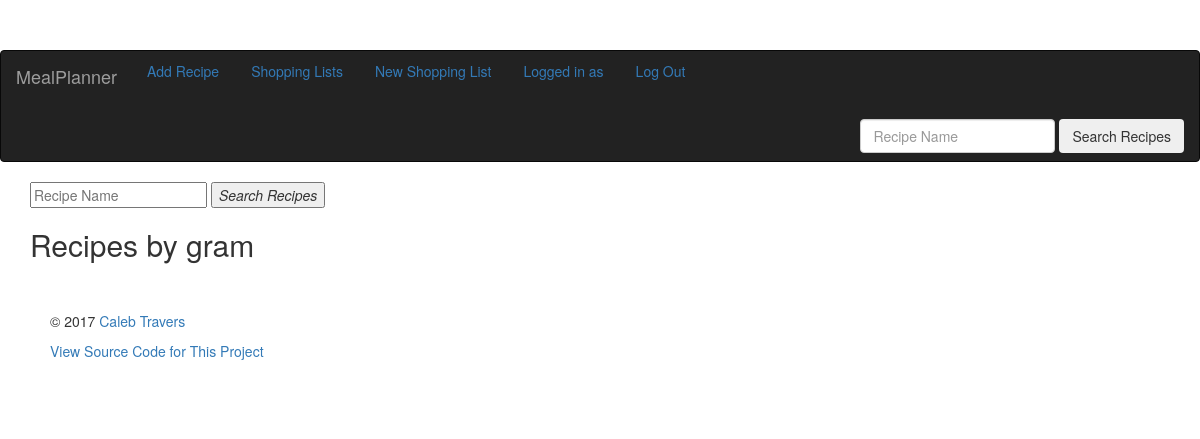
Before: /mealplanner/user/5/ with the older database file.
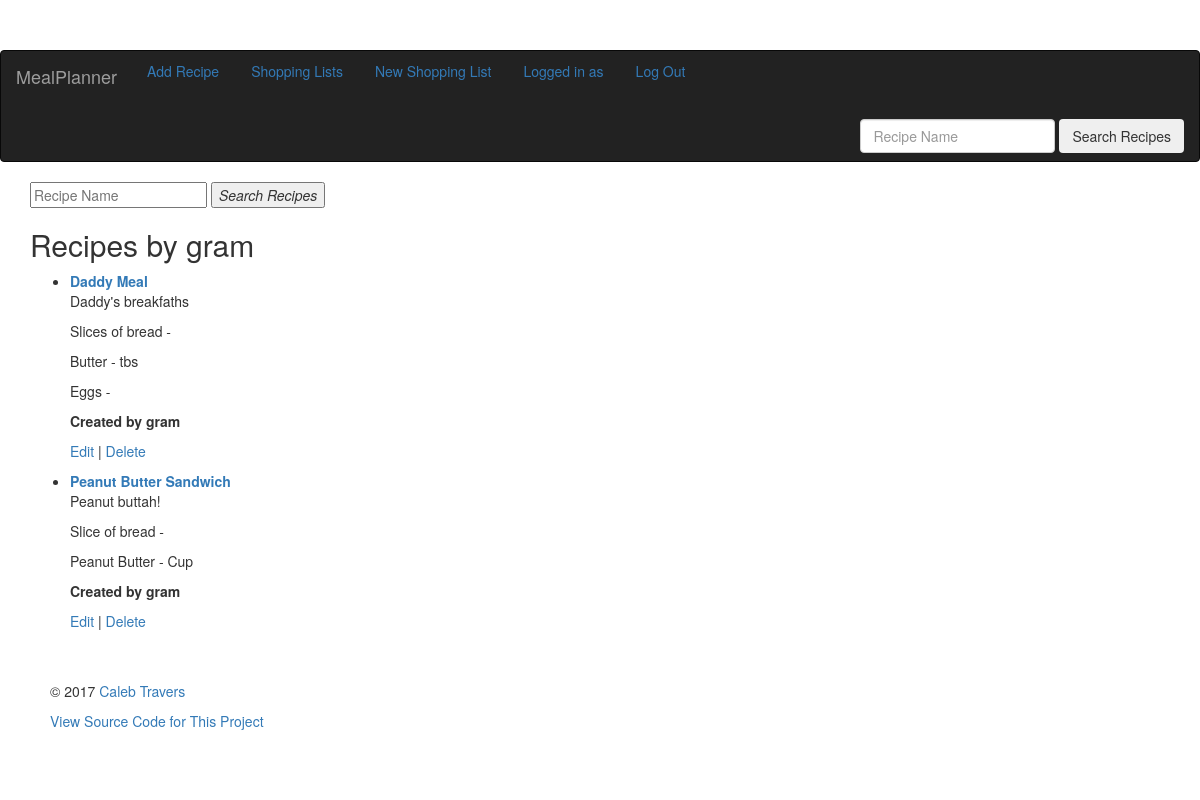
After: the same page with the newer database file.
### mealplanner/models.py (models this page shows, shortened)
class Recipe(models.Model):
    name = models.CharField(max_length=100)
    created = models.DateTimeField(auto_now_add = True)
    text = models.CharField(max_length=255)
    author = models.ForeignKey(User, blank=True, null=True)
    class Meta:
        ordering = ('name',)

class Ingredient(models.Model):
    CUP = 'CP'
    TABLESPOON = 'TB'
    TEASPOON = 'TS'
    POUND = 'LB'
    OUNCE = 'OZ'
    FLOUNCE = 'FO'
    NONE = 'NA'
    PRODUCE = 'PR'
    SPICES = 'SP'
    DAIRY = 'DY'
    MEAT = 'MT'
    FREEZER = 'FR'
    BAKING = 'BK'
    BAKERY = 'BY'
    CANNED = 'CN'
    UNIT_OF_MEASURE_CHOICES = (
        (CUP, 'Cup'),
        (TABLESPOON, 'tbs'),
        (TEASPOON, 'tsp'),
        (POUND, 'lb'),
        (OUNCE, 'oz'),
        (FLOUNCE, 'fl oz'),
        (NONE, 'none'),
    )
    CATEGORY_CHOICES = (
        (PRODUCE, 'Produce'),
        (SPICES, 'Spices'),
        (DAIRY, 'Dairy'),
        (MEAT, 'Meat'),
        (FREEZER, 'Refridgerated / Freezer'),
        (BAKING, 'Baking'),
        (BAKERY, 'Bakery'),
        (CANNED, 'Canned / Packaged'),
    )
    name = models.CharField(max_length=55)
    recipe = models.ForeignKey(Recipe)
    category = models.CharField(
        max_length=2,
        choices=CATEGORY_CHOICES,
    )
    quantity = DecimalFractionField(
        max_digits=4,
        decimal_places=2,
        limit_denominator=8,
        coerce_thirds=True,
    )
    unitOfMeasure = models.CharField(
        max_length=2,
        choices=UNIT_OF_MEASURE_CHOICES,
        default=CUP,
    )
    quantity_2 = DecimalFractionField(
        max_digits=4,
        decimal_places=2,
        limit_denominator=8,
        coerce_thirds=True,
        default=0,
        )
    unitOfMeasure_2 = models.CharField(
        max_length=2,
        choices=UNIT_OF_MEASURE_CHOICES,
        default=NONE,
    )
    class Meta:
        ordering = ('category',)

### mealplanner/views.py (the view)
# urls.py: url(r'^user/(?P<pk>[0-9]+)/$', views.UserRecipeIndex.as_view(), name='user-recipes'),
class UserRecipeIndex(generic.DetailView):
    model = User
    title = 'Recipes by '
    template_name = 'mealplanner/user_recipe_index.html'

### mealplanner/templates/mealplanner/user_recipe_index.html (shortened to what this page needs)
{% extends "mealplanner/base.html" %}
{% block content %}
{% load fractions %}
<div class="container">
    <form id="searchform" action="{% url 'mealplanner:recipe-search' %}" method="get" accept-charset="utf-8">
          <input class="searchfield" id="searchbox" name="q" type="text" placeholder="Recipe Name">
          <button class="searchbutton" type="submit">
            <i>Search Recipes</i>
          </button>
    </form>
</div>
<div class="container">
    <div>
            <h2>{{ view.title }} {{ user.username }}</h2>
            {% for recipe in user.recipe_set.all %}
            <ul>
                    <p>
                    <li><a href="{% url 'mealplanner:recipe-detail' recipe.pk %}"><strong>{{ recipe.name }}</strong></a></li>
                    <p>{{ recipe.text }}</p>
                    {% for ingredient in recipe.ingredient_set.all %}
                    <p> {{ ingredient.name }}
                        - {% display_fraction ingredient.quantity allow_mixed_numbers=True %}
                        {% if not ingredient.unitOfMeasure == 'NA' %}
                        {{ ingredient.get_unitOfMeasure_display }}
                        {% endif %}
                    </p>
                {% endfor %}
                {% if recipe.author %}
                    <p><strong>Created by {{ recipe.author.username }}</strong></p>
                {% endif %}
                <a href="{% url 'mealplanner:recipe-update' recipe.pk %}">Edit</a> | <a href="{% url 'mealplanner:recipe-delete' recipe.pk %}">Delete</a>
            </ul>
            {% endfor %}
    </div>
</div>
{% endblock %}

### mealplanner/templates/mealplanner/base.html (shortened to what this page needs)
<!DOCTYPE html>
<html lang="en">
    <head>
        <link rel="stylesheet" href="https://maxcdn.bootstrapcdn.com/bootstrap/3.3.7/css/bootstrap.min.css">
        <link rel="stylesheet" href="https://maxcdn.bootstrapcdn.com/bootstrap/3.3.7/css/bootstrap-starter-template.min.css">
        <link href="static/mealplanner/starter-template.css" rel="stylesheet">
    </head>
    <body>
                <nav class="navbar navbar-toggleable-md navbar-inverse bg-inverse fixed-top">
                    <a class="navbar-brand" href="/mealplanner">MealPlanner</a>
                  <div class="collapse navbar-collapse" id="navbarsExampleDefault">
                    <ul class="nav nav-pills" style="list-style: none">
                      <li role="presentation">
                          <a class="nav-link" href="/mealplanner/addrecipe">Add Recipe</a>
                      </li>
                      <li class="nav-item">
                        <a class="nav-link" href="/mealplanner/lists">Shopping Lists</a>
                      </li>
                      <li class="nav-item">
                        <a class="nav-link" href="/mealplanner/addlist">New Shopping List</a>
                      </li>
                      <li style="color:white">
                          {% if user.is_authenticated %}
                          <a href="{% url 'mealplanner:user-recipes' pk=request.user.pk %}">Logged in as {{ request.user.username }}</a>
                          {% else %}
                          <a href="{% url 'login' %}">Login</a>
                          {% endif %}
                      </li>
                      <li role="presentation">
                          {% if user.is_authenticated %}
                          <a href="{% url 'logout' %}">Log Out</a>
                          {% endif %}
                      </li>
                    </ul>
                    <form class="navbar-form navbar-right" action="{% url 'mealplanner:recipe-search' %}" method="." accept-charset="utf-8">
                      <input class="form-control" type="text" name="q" placeholder="Recipe Name">
                      <button class="btn" type="submit">Search Recipes</button>
                    </form>
                  </div>
                </nav>
                <div>
                    <main>
                    {% block content %}{% endblock %}
                    </main>
                </div>
</body>
    <div class="container">
        <footer>
            <br>
            <br>
            <p>
                &copy; 2017 <a href="https://github.com/janglehorse">Caleb Travers</a>
            <p>
                <a href="https://github.com/janglehorse/LCFinalProject">
                    View Source Code for This Project</a>
            </p>
            <br>
            <br>
        </footer>
    </div>
</html>

### mealplanner/static/mealplanner/starter-template.css (style rules this page uses)
body { padding-top: 5rem; }
footer { padding-left: 2rem; }

Changed rows visible on the page:
added Recipe: name "Daddy Meal", text "Daddy's breakfaths", author.username "gram"
added Ingredient: name "Slices of bread", shown under "Daddy Meal"
added Ingredient: name "Butter", unitOfMeasure "tbs", shown under "Daddy Meal"
added Ingredient: name "Eggs", shown under "Daddy Meal"
added Recipe: name "Peanut Butter Sandwich", text "Peanut buttah!", author.username "gram"
added Ingredient: name "Slice of bread", shown under "Peanut Butter Sandwich"
added Ingredient: name "Peanut Butter", unitOfMeasure "Cup", shown under "Peanut Butter Sandwich"
